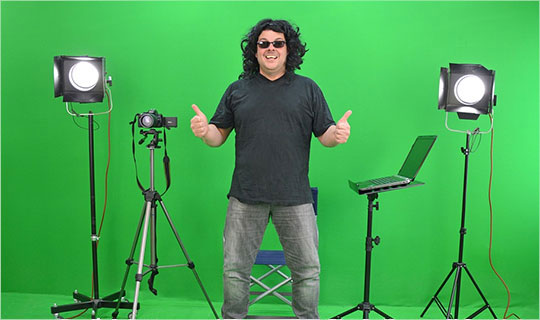
#> input picture 5 Background_Remove/green2.jpg, 540 x 320 px
$ python remove.py
#> lines starting #> are read from the running program, lines starting #| are printed output that depends on the picture; after the words box and inside, x2 and y2 are one past the last pixel; in counts of white or black regions, pixels touching at a corner belong together
#> further down, image is the input picture: shape (320, 540, 3); mean B, G, R 82.2, 167.8, 67.2
import cv2 #pip install opencv-python


def remove_green_background(image):
    hsv = cv2.cvtColor(image,cv2.COLOR_BGR2HSV)
#> hsv: shape (320, 540, 3); mean H, S, V 66.7, 148.2, 169.1
    lower_green = (50,100,100)
    upper_green = (100,255,255)
    mask = cv2.inRange(hsv,lower_green,upper_green)
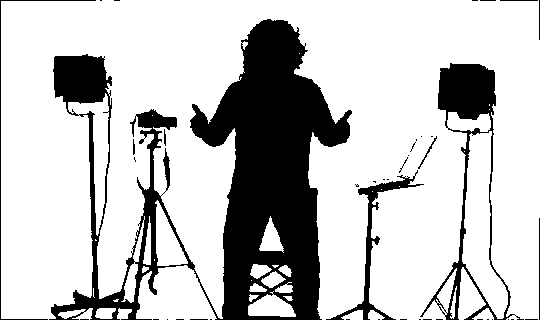
#> mask: shape (320, 540); 77.2% white; 43 black regions (32 under 20 px), largest, box (x1, y1, x2, y2) and area: (49, 19, 352, 320) 32493, (420, 63, 524, 320) 4554, (326, 170, 424, 320) 1432
    mask = cv2.bitwise_not(mask)
    result = cv2.bitwise_and(image,image, mask=mask)
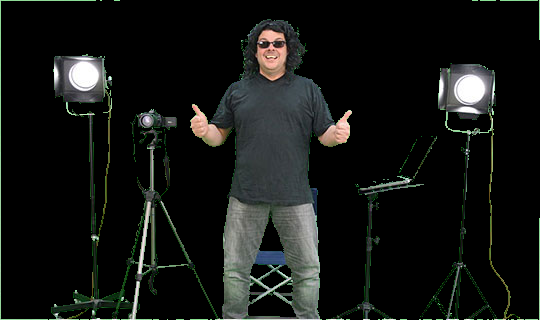
#> result: shape (320, 540, 3); mean B, G, R 20.3, 22.4, 20.4
    cv2.imwrite("output1.png",result)
    return result

if __name__=="__main__":
    image = cv2.imread("green2.jpg")
    result = remove_green_background(image)
    cv2.imshow("Result=",result)
    cv2.waitKey(0)
